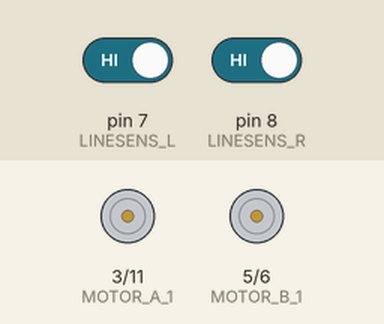
Bench run of a sketch on a simulated Arduino Uno, built with avr-gcc and run on an emulated ATmega328P. On the bench: motor-driver pin pairs drawn as motors (green arrow = first pin HIGH = forward, orange = second pin HIGH = backward, longer = more drive). The inputs (shaded band) are chosen by the test bench; at power-on: pin 7 (LINESENS_L) HIGH, pin 8 (LINESENS_R) HIGH. What the sketch prints to the serial monitor is not drawn.

Above: at 1.2 s.
1.3 s: pin 7 (LINESENS_L) driven LOW
At 2.3 s:
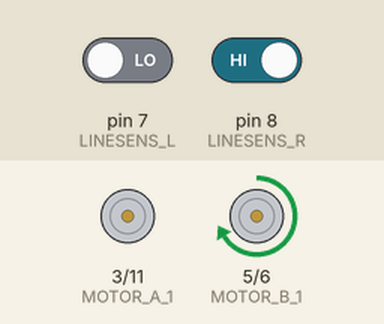
2.8 s: pin 8 (LINESENS_R) driven LOW
At 3.5 s:
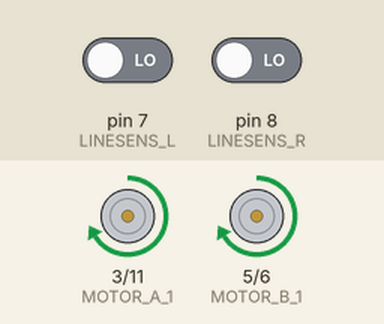
4.3 s: pin 7 (LINESENS_L) driven HIGH
At 4.6 s:
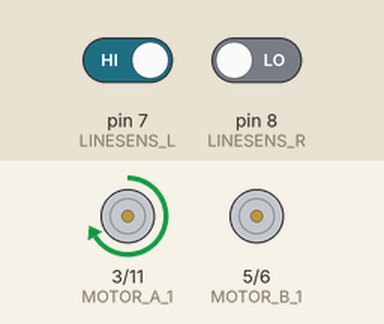
Timing chart, 0 to 7.3 s (numbered marks = the images above; inputs shaded):
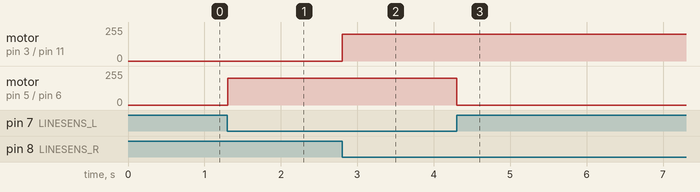

The sketch:

tram_finall.ino
```cpp
#include <SoftwareSerial.h>

//motor
#define MOTOR_A_1 3     //모터A의 +출력핀은 3번핀입니다
#define MOTOR_A_2 11    //모터A의 -출력핀은 11번핀입니다
#define MOTOR_B_1 5     //모터B의 +출력핀은 5번핀입니다
#define MOTOR_B_2 6     //모터B의 -출력핀은 6번핀입니다
#define MOTOR_SPEED 60  //모터의 기준속력입니다(0~255), 라인트레이서는 저속주행을 권장드립니다.

#define LINESENS_L 7    //왼쪽 라인센서 입력핀입니다.
#define LINESENS_R 8    //오른쪽 라인센서 입력핀입니다.
int speed_variable = 200;   //모터 속도 제어값 150이상 값 추천

//bluetooth setting
#define BLUETOOTH_RX 13
#define BLUETOOTH_TX 12
SoftwareSerial bluetooth(BLUETOOTH_RX, BLUETOOTH_TX);


void setup() {
  //TCCR1B = TCCR1B & 0b11111000 | 0x05;  //저속주행이 가능하도록 모터A PWM 주파수 변경
  //TCCR2B = TCCR2B & 0b11111000 | 0x07;  //저속주행이 가능하도록 모터B PWM 주파수 변경
  //serial
  Serial.begin(9600);

  //motor


  pinMode(MOTOR_A_1, OUTPUT);
  pinMode(MOTOR_A_2, OUTPUT);
  pinMode(MOTOR_B_1, OUTPUT);
  pinMode(MOTOR_B_2, OUTPUT);

  pinMode(LINESENS_L, INPUT);
  pinMode(LINESENS_R, INPUT);

  //bluetooth 설정
  bluetooth.begin(9600);

  Serial.write("초기 세팅 완료!");
}

void loop() {
   RcCar_control_analog();

   //bluetooth
    if (bluetooth.available() ) {
    Serial.write(bluetooth.read());
  }

  if (bluetooth.available() ) {
    Serial.write(bluetooth.write("00"));
  }

}


void RcCar_control_digital()
{
  boolean line_l = digitalRead(LINESENS_L), line_r = digitalRead(LINESENS_R);
  if(line_l == 0 && line_r == 0)
  {
    Serial.write("1\n");
    digitalWrite(MOTOR_A_1,HIGH);
    digitalWrite(MOTOR_A_2,LOW);
    digitalWrite(MOTOR_B_1,HIGH);
    digitalWrite(MOTOR_B_2,LOW);
  }
  else if(line_l == 1 && line_r == 0)
  {
    Serial.write("2\n");
    digitalWrite(MOTOR_A_1,HIGH);
    digitalWrite(MOTOR_A_2,LOW);
    digitalWrite(MOTOR_B_1,LOW);
    digitalWrite(MOTOR_B_2,LOW);
  }
  else if(line_l == 0 && line_r == 1)
  {
    Serial.write("3\n");
    digitalWrite(MOTOR_A_1,LOW);
    digitalWrite(MOTOR_A_2,LOW);
    digitalWrite(MOTOR_B_1,HIGH);
    digitalWrite(MOTOR_B_2,LOW);
  }
  else
  {
    Serial.write("4\n");
    digitalWrite(MOTOR_A_1,LOW);
    digitalWrite(MOTOR_A_2,LOW);
    digitalWrite(MOTOR_B_1,LOW);
    digitalWrite(MOTOR_B_2,LOW);
  }
}


void RcCar_control_analog()
{
  boolean line_l = digitalRead(LINESENS_L), line_r = digitalRead(LINESENS_R);
  if(line_l == 0 && line_r == 0)
  {
    Serial.write("1\n");
    analogWrite(MOTOR_A_1,speed_variable);
    analogWrite(MOTOR_A_2,0);
    analogWrite(MOTOR_B_1,speed_variable);
    analogWrite(MOTOR_B_2,0);
  }
  else if(line_l == 1 && line_r == 0)
  {
    Serial.write("2\n");
    analogWrite(MOTOR_A_1,speed_variable);
    analogWrite(MOTOR_A_2,0);
    analogWrite(MOTOR_B_1,0);
    analogWrite(MOTOR_B_2,0);
  }
  else if(line_l == 0 && line_r == 1)
  {
    Serial.write("3\n");
    analogWrite(MOTOR_A_1,0);
    analogWrite(MOTOR_A_2,0);
    analogWrite(MOTOR_B_1,speed_variable);
    analogWrite(MOTOR_B_2,0);
  }
  else
  {
    Serial.write("4\n");
    analogWrite(MOTOR_A_1,0);
    analogWrite(MOTOR_A_2,0);
    analogWrite(MOTOR_B_1,0);
    analogWrite(MOTOR_B_2,0);
  }
}
```

Measured:
- after the input at 1.3 s, motor on pin 5 (MOTOR_B_1) / pin 6 (MOTOR_B_2): stopped → forward 200/255 at once
- after the input at 2.8 s, motor on pin 3 (MOTOR_A_1) / pin 11 (MOTOR_A_2): stopped → forward 200/255 at once
- after the input at 4.3 s, motor on pin 5 (MOTOR_B_1) / pin 6 (MOTOR_B_2): forward 200/255 → stopped at once
